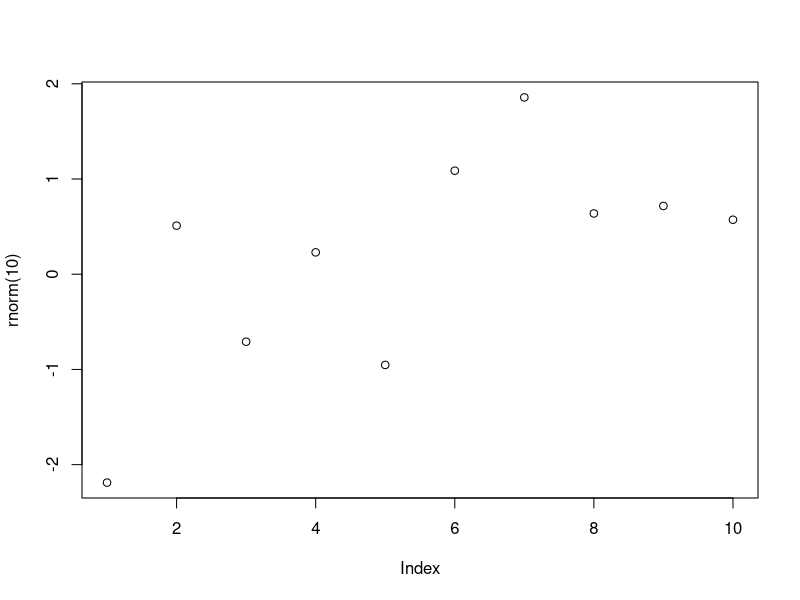

The R source for this figure:
####################################################################################################
# Funcções

# Obs: Caso tenha problemas com a acentuação, consulte este link:
# https://support.rstudio.com/hc/en-us/articles/200532197-Character-Encoding

# Configurando o diretório de trabalho
# Não use diretórios com espaço no nome
setwd("C:/GitHubProjects/r_language/Projects-in-R/02-linguagem-r")
getwd()

####################################################################################################
# Help
?sample
args(sample)
args(mean)
args(sd)

# Funções Built-in
abs(-43)
sum(c(1:5))
mean(c(1:5))
round(c(1.1:5.8))
rev(c(1:5))
seq(1:5)
sort(rev(c(1:5)))
append(c(1:5), 6)

vec1 <- c(1.5, 2.5, 8.4, 3.7, 6.3)
vec2 <- rev(vec1)
vec2

####################################################################################################
# Funções dentro de funções
plot(rnorm(10))
mean(c(abs(vec1), abs(vec2)))




